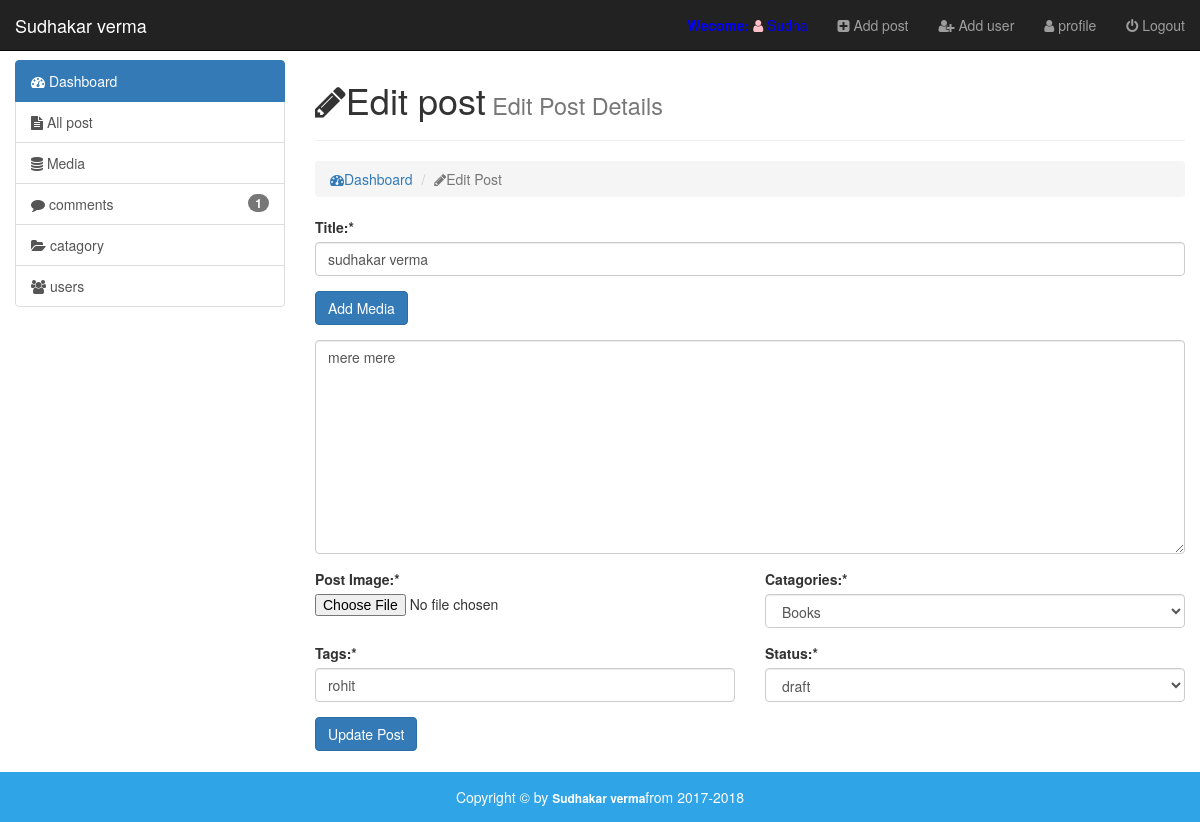
The app's page /cms/admin/edit-post.php?edit=8 (signed in) with its own data.
### tables this page shows
CREATE TABLE `posts` (
  `id` int(11) NOT NULL,
  `date` int(11) NOT NULL,
  `title` varchar(255) NOT NULL,
  `author` varchar(255) NOT NULL,
  `author_image` varchar(255) NOT NULL,
  `image` varchar(255) NOT NULL,
  `catagory` varchar(255) NOT NULL,
  `tags` varchar(255) NOT NULL,
  `post_data` text NOT NULL,
  `views` int(11) NOT NULL,
  `status` varchar(255) NOT NULL
);

### cms/admin/edit-post.php (the view, shortened to what this page needs)
  <?php
      require_once('inc/top.php');
        $session_role=$_SESSION['role'];
      if (isset($_GET['edit'])) {
        $edit_id=$_GET['edit'];
       if ($session_role=='admin') {
         $get_query="SELECT * FROM posts where id=$edit_id ";
        $get_run=mysqli_query($conn,$get_query);
       }elseif ($session_role=='author') {
         $get_query="SELECT * FROM posts where id=$edit_id and author=$session_role";
        $get_run=mysqli_query($conn,$get_query);
       }
        if (mysqli_num_rows($get_run) > 0) {
          $get_row=mysqli_fetch_array($get_run);
          $title=$get_row['title'];
          $post_data=$get_row['post_data'];
          $tags=$get_row['tags'];
          $status=$get_row['status'];
          $catagory=$get_row['catagory'];
        }else{
          header('location:index.php');
        }
      }
 ?>
   </head>
   <body>
      <div id="wrapper">
  <?php
      require_once('inc/header.php');
 ?>
    <div class="container-fluid body-section">
       <div class="row">
          <div class="col-md-3">
             <?php
      require_once('inc/sidebar.php');
        ?>
          </div>
          <div class="col-md-9">
             <h1 class="animated rubberBand"><i class="fa fa-pencil"></i>Edit post<small>&nbsp;Edit Post Details</small></h1><hr>
             <ol class="breadcrumb">
                <li><a href="index.php"><i class="fa fa-tachometer"></i>Dashboard </a></li>
                <li class="active" ><i class="fa fa-pencil"></i>Edit Post </li>
             </ol>
             <div class="row">
               <div class="col-xs-12">
                 <form action="" method="post" enctype="multipart/form-data">
                   <div class="form-group">
                     <label for="title">Title:*</label>
                     <input type="text" name="title" placeholder="Type post Title Here" value="<?php if(isset($title)){ echo($title);} ?>" class="form-control">
                   </div>
                   <div class="form-group">
                     <a href="media.php" class="btn btn-primary">Add Media</a>
                   </div>
                   <div class="form-group">
                      <textarea name="post-data" id="textarea" rows="10" class="form-control"><?php if(isset($post_data)){ echo($post_data);} ?></textarea>
                   </div>
                   <div class="row">
                     <div class="col-sm-6">
                       <div class="form-group">
                     <label for="file">Post Image:*</label>
                     <input type="file" name="image">
                   </div>
                     </div>
                     <div class="col-sm-6">
                       <div class="form-group">
                     <label for="catagory">Catagories:*</label>
                      <select class="form-control" name="catagory">
                        <?php $cat_query="SELECT * FROM catagory ORDER BY id DESC" ;
                        $cat_run=mysqli_query($conn, $cat_query);
                        if (mysqli_num_rows($cat_run) > 0) {
                          while ( $cat_row=mysqli_fetch_array($cat_run)) {
                            $cat_name=$cat_row['catagory'];
                           ?>
                       <option value="<?php echo$cat_name; ?>"
                           <?php if (isset($catagory) and $catagory==$cat_name) {echo "selected";
                        } ?> ><?php echo ucfirst($cat_name); ?></option>
                        <?php }
                         }else { ?>
                         <option> NO Catagories Avaible </option>
                         <?php
                         }?>
                      </select>
                   </div>
                     </div>
                   </div>
                    <div class="row">
                     <div class="col-sm-6">
                       <div class="form-group">
                     <label for="tags">Tags:*</label>
                     <input type="text" name="tags" placeholder="Your Tags Here" class="form-control" value="<?php if(isset($tags)){ echo($tags);} ?>">
                   </div>
                     </div>
                     <div class="col-sm-6">
                       <div class="form-group">
                     <label for="catagory">Status:*</label>
                      <select class="form-control" name="status" id="status">
                        <option value="draft" <?php if (isset($status) and $status=='draft') {echo "selected";
                        } ?> >draft </option>
                      </select>
                   </div>
                     </div>
                   </div>
                   <input type="submit" name="update" value="Update Post" class="btn btn-primary">
                 </form>
               </div>
             </div>
          </div>
       </div>
    </div>
<?php require_once 'inc/footer.php'; ?>

### cms/admin/css/style.css (style rules this page uses)
html,body { height: 100%; }
body { padding-top:60px; }
#wrapper { min-height: 100%; position: relative; }
.body-section { padding-bottom:70px; }

### records on screen
posts: title "sudhakar verma", post-data "mere mere", tags "rohit", status "draft"

### other values on screen
$num_of_rows "1"
form field catagory "Books"
